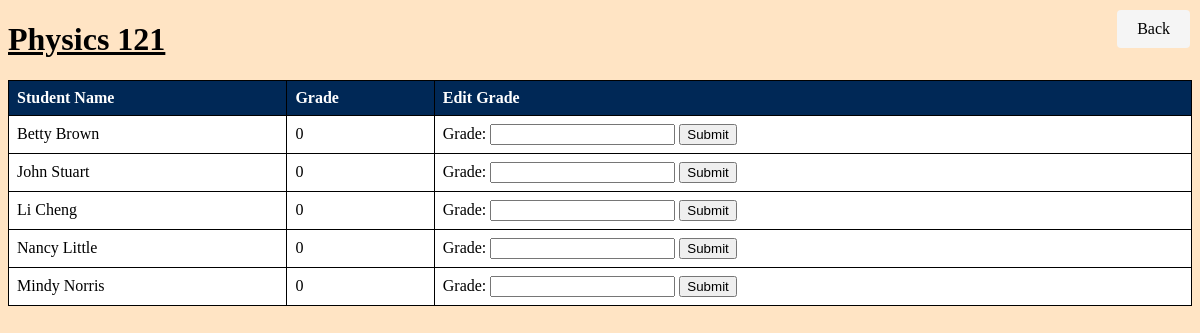
/course/2 (signed in), run on the app's committed database.
### login_example.py (models this page shows, shortened)
class Course(db.Model):
    id = db.Column(db.Integer, primary_key=True)
    name = db.Column(db.String(100), nullable=False)
    teacher = db.Column(db.String(100), nullable=False)
    time = db.Column(db.String(100), nullable=False)
    current_students = db.Column(db.Integer, default=0)
    capacity = db.Column(db.Integer, nullable=False)
    users = db.relationship("User", secondary="user_course" ,backref="Course")
    grades = db.relationship("Grade", backref="Course")

class User(UserMixin, db.Model):
    id = db.Column(db.Integer, primary_key=True)
    username = db.Column(db.String(100), unique=True, nullable=False)
    password = db.Column(db.String(100), nullable=False)
    is_teacher = db.Column(db.Boolean, default=False)

### login_example.py (the view)
@app.route('/course/<int:course_id>')
@login_required
def course_detail(course_id):
    course = Course.query.get(course_id)
    students = User.query.join(User.user_courses).filter(UserCourse.course_id == course_id).all()
    student_grades = {}  # Dictionary to store student grades
    for student in students:
        student_grade = Grade.query.filter_by(user_id=student.id, course_id=course_id).first()
        if student_grade:
            student_grades[student.id] = student_grade.grade
        else:
            student_grades[student.id] = 0
    return render_template('course_detail.html', course=course, students=students, student_grades=student_grades)

### login_example.py (called while the page is built)
@login_manager.user_loader
def load_user(user_id):
    return User.query.get(int(user_id))

### templates/course_detail.html (shortened to what this page needs)
<!DOCTYPE html>
<html lang="en">
<head>
</head>
<body>
    <h1>{{ course.name }}</h1>
    <table border="1">
        <thead>
            <tr>
                <th>Student Name</th>
                <th>Grade</th>
                <th>Edit Grade</th>
            </tr>
        </thead>
        <tbody>
            {% for student in students %}
            <tr>
                <td>{{ student.username }}</td>
                <td>
                    {% if student_grades%}
                        {{ student_grades[student.id] }}
                    {% else %}
                        N/A
                    {% endif %}
                </td>
                <td>
                    <form action="{{ url_for('edit_grade', user_id=student.id, course_id=course.id) }}" method="post">
                        <label for="grade">Grade:</label>
                        <input type="text" id="grade" name="grade">
                        <button type="submit">Submit</button>
                    </form>
                </td>
            </tr>
            {% endfor %}
        </tbody>
    </table>
    <a href="{{ url_for('courses') }}" class="back">Back</a>
</body>
</html>

### templates/course_detail.html (style rules this page uses)
.back { position: fixed; top: 10px; right: 10px; padding: 10px 20px; background-color: whitesmoke; color: black; text-decoration: none; border-radius: 4px; }
table { border-collapse: collapse; width: 100%; background-color: white; }
th, td { border: 1px solid black; text-align: left; padding: 8px; }
th { background-color: #002856; color: white; }
tr:nth-child(even) { background-color: white; }
a { color: #002856; text-decoration: none; }
h1 { text-decoration: underline; }
body { background-color: bisque; }

### data on the page
Course: name "Physics 121"
User: username "Betty Brown", is_teacher "0"
User: username "John Stuart", is_teacher "0"
User: username "Li Cheng", is_teacher "0"
User: username "Nancy Little", is_teacher "0"
User: username "Mindy Norris", is_teacher "0"
